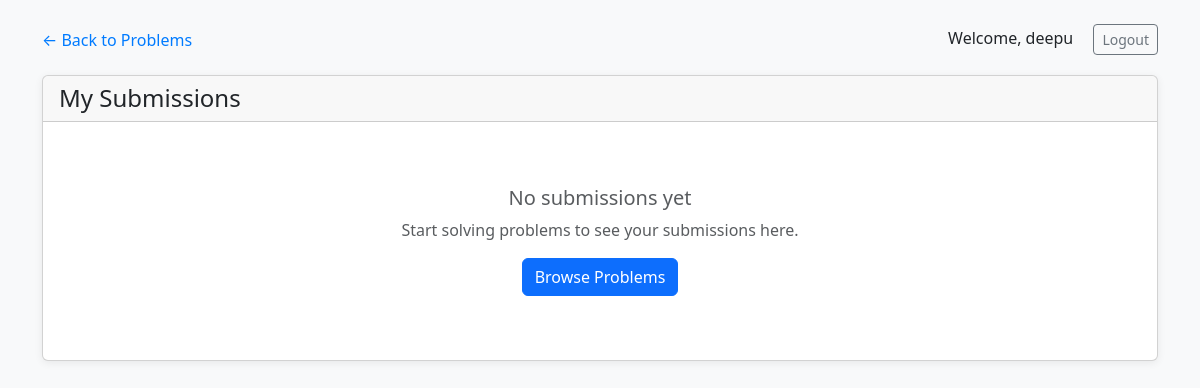
Page /problems/submissions/ (signed in) on the earlier database version.
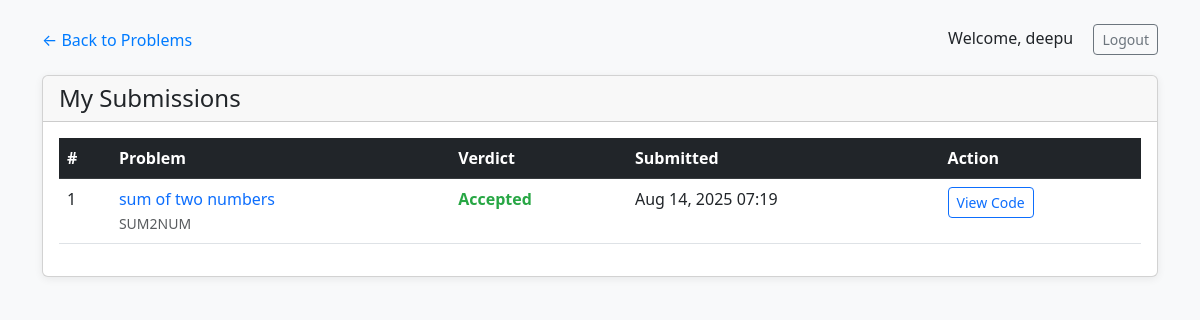
Same page on the later database version.
### core/models.py (models this page shows, shortened)
class Submission(models.Model):
    LANGUAGE_CHOICES = [
        ('py', 'Python 3'),
        ('cpp', 'C++'),
        ('c', 'C'),
    ]
    VERDICT_CHOICES = [
        ('AC', 'Accepted'),
        ('WA', 'Wrong Answer'),
        ('TLE', 'Time Limit Exceeded'),
        ('RE', 'Runtime Error'),
        ('CE', 'Compilation Error'),
    ]
    problem = models.ForeignKey(Problem, on_delete=models.CASCADE)
    user = models.ForeignKey(User, on_delete=models.CASCADE)
    code_text = models.TextField()
    language = models.CharField(max_length=10, choices=LANGUAGE_CHOICES, default='py')  # Add this field
    verdict = models.CharField(max_length=10, choices=VERDICT_CHOICES)
    submitted = models.DateTimeField(auto_now_add=True)
    class Meta:
        ordering = ['-submitted']

class Problem(models.Model):
    DIFFICULTY = (('E','Easy'),('M','Medium'),('H','Hard'))
    name = models.CharField(max_length=100)
    short_code = models.CharField(max_length=40,unique=True)
    statement = models.TextField()
    difficulty = models.CharField(max_length=1,choices=DIFFICULTY)

### core/views.py (the view)
# urls.py: path('submissions/', views.submissions_list, name='submissions_list'),
@login_required
def submissions_list(request):
    submissions = Submission.objects.filter(user=request.user).order_by('-submitted')
    context = {
        'submissions': submissions,
    }
    return render(request, 'submissions.html', context)

### core/templates/submissions.html (shortened to what this page needs)
{% load static %}
<!DOCTYPE html>
<html lang="en">
<head>
    <link href="https://cdn.jsdelivr.net/npm/bootstrap@5.3.0/dist/css/bootstrap.min.css" rel="stylesheet">
</head>
<body>
<div class="container">
    <div class="d-flex justify-content-between align-items-center mt-4 mb-3">
        <a href="{% url 'core:problems_list' %}" class="back-link">&larr; Back to Problems</a>
        <div>
            <span class="me-3">Welcome, {{ user.username }}</span>
            <a href="{% url 'authentication:logout-user' %}" class="btn btn-outline-secondary btn-sm">Logout</a>
        </div>
    </div>
    <div class="card">
        <div class="card-header">
            <h4 class="mb-0">My Submissions</h4>
        </div>
        <div class="card-body">
            {% if submissions %}
            <div class="table-responsive">
                <table class="table table-hover">
                    <thead class="table-dark">
                        <tr>
                            <th>#</th>
                            <th>Problem</th>
                            <th>Verdict</th>
                            <th>Submitted</th>
                            <th>Action</th>
                        </tr>
                    </thead>
                    <tbody>
                        {% for submission in submissions %}
                        <tr>
                            <td>{{ forloop.counter }}</td>
                            <td>
                                <a href="{% url 'core:problem_detail' submission.problem.short_code %}" class="text-decoration-none">
                                    {{ submission.problem.name }}
                                </a>
                                <br>
                                <small class="text-muted">{{ submission.problem.short_code }}</small>
                            </td>
                            <td>
                                <span class="verdict-{{ submission.verdict }}">
                                    {{ submission.get_verdict_display }}
                                </span>
                            </td>
                            <td>{{ submission.submitted|date:"M d, Y H:i" }}</td>
                            <td>
                                <button class="btn btn-sm btn-outline-primary"
                                        onclick="showSubmissionCode('{{ submission.code_text|escapejs }}')">
                                    View Code
                                </button>
                            </td>
                        </tr>
                        {% endfor %}
                    </tbody>
                </table>
            </div>
            {% else %}
            <div class="text-center text-muted py-5">
                <h5>No submissions yet</h5>
                <p>Start solving problems to see your submissions here.</p>
                <a href="{% url 'core:problems_list' %}" class="btn btn-primary">Browse Problems</a>
            </div>
            {% endif %}
        </div>
    </div>
</div>
</body>
</html>

### core/templates/submissions.html (style rules this page uses)
body { background: #f8f9fa; }
.card { margin-top: 20px; box-shadow: 0 2px 8px rgba(0,0,0,0.07); }
.verdict-AC { color: #28a745; font-weight: bold; }
.back-link { text-decoration: none; color: #007bff; }

Differences in the rows shown:
added Submission: problem.name "sum of two numbers", problem.short_code "SUM2NUM", verdict "Accepted", submitted "Aug 14, 2025 07:19"
Other differences:
text no longer shown: "No submissions yet Start solving problems to see your submissions here. Browse Problems"
text now shown: "# Problem Verdict Submitted Action"
